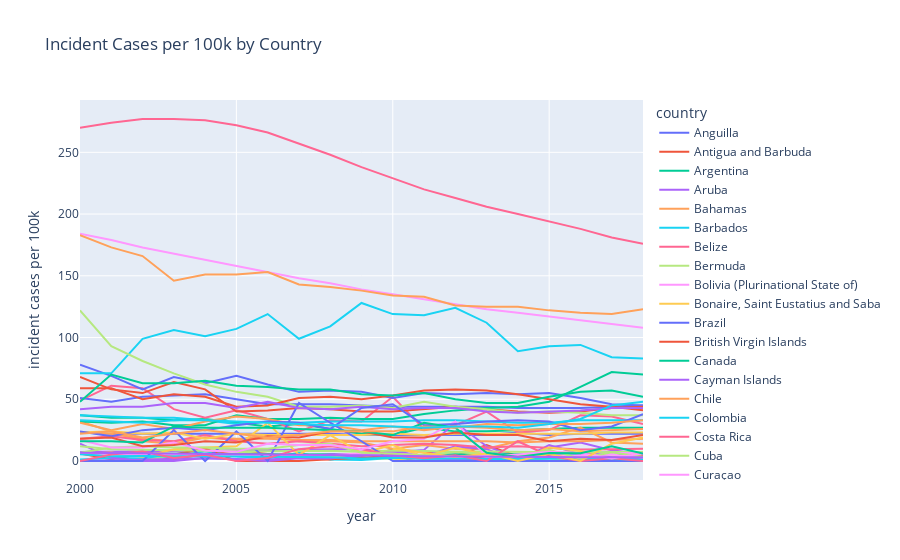

Source (notebook cell):
### Code cell
#country plot for just Americas
px.line(gyeAMR, x="year", y="incident cases per 100k", color="country", title="Incident Cases per 100k in America")

### Figure 1 — Plotly figure (JSON) as saved in the notebook; plotly's stock layout.template omitted (floating-point values rounded to 4 significant figures)
{"data": [{"hovertemplate": "country=Anguilla<br>year=%{x}<br>incident cases per 100k=%{y}<extra></extra>", "legendgroup": "Anguilla", "line": {"color": "#636efa", "dash": "solid"}, "mode": "lines", "name": "Anguilla", "showlegend": true, "type": "scatter", "x": [2000, 2001, 2002, 2003, 2004, 2005, 2006, 2007, 2008, 2009, 2010, 2011, 2012, 2013, 2014, 2015, 2016, 2017, 2018], "xaxis": "x", "y": [23, 22, 22, 22, 22, 22, 22, 22, 22, 21, 21, 21, 21, 21, 23, 21, 22, 22, 22], "yaxis": "y"}, {"hovertemplate": "country=Antigua and Barbuda<br>year=%{x}<br>incident cases per 100k=%{y}<extra></extra>", "legendgroup": "Antigua and Barbuda", "line": {"color": "#EF553B", "dash": "solid"}, "mode": "lines", "name": "Antigua and Barbuda", "showlegend": true, "type": "scatter", "x": [2000, 2001, 2002, 2003, 2004, 2005, 2006, 2007, 2008, 2009, 2010, 2011, 2012, 2013, 2014, 2015, 2016, 2017, 2018], "xaxis": "x", "y": [6.1, 1.5, 5.9, 1.5, 5.6, 8.5, 5.6, 2.7, 1.3, 4, 9.1, 7.7, 3.8, 13, 3.7, 4.9, 3.6, 1.2, 6], "yaxis": "y"}, {"hovertemplate": "country=Argentina<br>year=%{x}<br>incident cases per 100k=%{y}<extra></extra>", "legendgroup": "Argentina", "line": {"color": "#00cc96", "dash": "solid"}, "mode": "lines", "name": "Argentina", "showlegend": true, "type": "scatter", "x": [2000, 2001, 2002, 2003, 2004, 2005, 2006, 2007, 2008, 2009, 2010, 2011, 2012, 2013, 2014, 2015, 2016, 2017, 2018], "xaxis": "x", "y": [37, 35, 35, 33, 34, 31, 28, 30, 26, 22, 21, 27, 24, 24, 25, 26, 27, 27, 27], "yaxis": "y"}, {"hovertemplate": "country=Aruba<br>year=%{x}<br>incident cases per 100k=%{y}<extra></extra>", "legendgroup": "Aruba", "line": {"color": "#ab63fa", "dash": "solid"}, "mode": "lines", "name": "Aruba", "showlegend": true, "type": "scatter", "x": [2000, 2001, 2002, 2003, 2004, 2005, 2006, 2007, 2008, 2009, 2010, 2011, 2012, 2013, 2014, 2015, 2016, 2017, 2018], "xaxis": "x", "y": [7.3, 7.6, 7.8, 8.1, 8.4, 8.6, 8.9, 9.2, 9.4, 9.7, 6.8, 9, 31, 12, 2.2, 11, 15, 8.7, 5.4], "yaxis": "y"}, {"hovertemplate": "country=Bahamas<br>year=%{x}<br>incident cases per 100k=%{y}<extra></extra>", "legendgroup": "Bahamas", "line": {"color": "#FFA15A", "dash": "solid"}, "mode": "lines", "name": "Bahamas", "showlegend": true, "type": "scatter", "x": [2000, 2001, 2002, 2003, 2004, 2005, 2006, 2007, 2008, 2009, 2010, 2011, 2012, 2013, 2014, 2015, 2016, 2017, 2018], "xaxis": "x", "y": [32, 24, 16, 14, 19, 17, 21, 16, 16, 15, 10, 13, 10, 10, 16, 19, 27, 15, 14], "yaxis": "y"}, {"hovertemplate": "country=Barbados<br>year=%{x}<br>incident cases per 100k=%{y}<extra></extra>", "legendgroup": "Barbados", "line": {"color": "#19d3f3", "dash": "solid"}, "mode": "lines", "name": "Barbados", "showlegend": true, "type": "scatter", "x": [2000, 2001, 2002, 2003, 2004, 2005, 2006, 2007, 2008, 2009, 2010, 2011, 2012, 2013, 2014, 2015, 2016, 2017, 2018], "xaxis": "x", "y": [1.3, 2.5, 2.1, 3.6, 7.9, 3.9, 2.1, 6.6, 1.2, 0.82, 2.4, 0, 1.6, 1.6, 2, 0, 1.2, 0, 0.4], "yaxis": "y"}, {"hovertemplate": "country=Belize<br>year=%{x}<br>incident cases per 100k=%{y}<extra></extra>", "legendgroup": "Belize", "line": {"color": "#FF6692", "dash": "solid"}, "mode": "lines", "name": "Belize", "showlegend": true, "type": "scatter", "x": [2000, 2001, 2002, 2003, 2004, 2005, 2006, 2007, 2008, 2009, 2010, 2011, 2012, 2013, 2014, 2015, 2016, 2017, 2018], "xaxis": "x", "y": [49, 61, 59, 42, 35, 41, 34, 24, 33, 32, 52, 26, 29, 40, 23, 25, 37, 36, 30], "yaxis": "y"}, {"hovertemplate": "country=Bermuda<br>year=%{x}<br>incident cases per 100k=%{y}<extra></extra>", "legendgroup": "Bermuda", "line": {"color": "#B6E880", "dash": "solid"}, "mode": "lines", "name": "Bermuda", "showlegend": true, "type": "scatter", "x": [2000, 2001, 2002, 2003, 2004, 2005, 2006, 2007, 2008, 2009, 2010, 2011, 2012, 2013, 2014, 2015, 2016, 2017, 2018], "xaxis": "x", "y": [0, 0, 0, 5, 10, 7.4, 5.2, 4.5, 3.7, 2.8, 1.8, 1.8, 5.3, 0, 0, 0, 3.6, 3.6, 3.7], "yaxis": "y"}, {"hovertemplate": "country=Bolivia (Plurinational State of)<br>year=%{x}<br>incident cases per 100k=%{y}<extra></extra>", "legendgroup": "Bolivia (Plurinational State of)", "line": {"color": "#FF97FF", "dash": "solid"}, "mode": "lines", "name": "Bolivia (Plurinational State of)", "showlegend": true, "type": "scatter", "x": [2000, 2001, 2002, 2003, 2004, 2005, 2006, 2007, 2008, 2009, 2010, 2011, 2012, 2013, 2014, 2015, 2016, 2017, 2018], "xaxis": "x", "y": [184, 179, 173, 168, 163, 158, 153, 148, 144, 139, 135, 131, 127, 123, 120, 117, 114, 111, 108], "yaxis": "y"}, {"hovertemplate": "country=Bonaire, Saint Eustatius and Saba<br>year=%{x}<br>incident cases per 100k=%{y}<extra></extra>", "legendgroup": "Bonaire, Saint Eustatius and Saba", "line": {"color": "#FECB52", "dash": "solid"}, "mode": "lines", "name": "Bonaire, Saint Eustatius and Saba", "showlegend": true, "type": "scatter", "x": [2010, 2011, 2012, 2013, 2014, 2015, 2016, 2017, 2018], "xaxis": "x", "y": [0, 5.2, 0, 0, 0, 2.4, 4.6, 3.1, 3.4], "yaxis": "y"}, {"hovertemplate": "country=Brazil<br>year=%{x}<br>incident cases per 100k=%{y}<extra></extra>", "legendgroup": "Brazil", "line": {"color": "#636efa", "dash": "solid"}, "mode": "lines", "name": "Brazil", "showlegend": true, "type": "scatter", "x": [2000, 2001, 2002, 2003, 2004, 2005, 2006, 2007, 2008, 2009, 2010, 2011, 2012, 2013, 2014, 2015, 2016, 2017, 2018], "xaxis": "x", "y": [51, 48, 52, 53, 54, 50, 46, 46, 46, 45, 44, 44, 44, 44, 43, 43, 43, 44, 45], "yaxis": "y"}, {"hovertemplate": "country=British Virgin Islands<br>year=%{x}<br>incident cases per 100k=%{y}<extra></extra>", "legendgroup": "British Virgin Islands", "line": {"color": "#EF553B", "dash": "solid"}, "mode": "lines", "name": "British Virgin Islands", "showlegend": true, "type": "scatter", "x": [2000, 2001, 2002, 2003, 2004, 2005, 2006, 2007, 2008, 2009, 2010, 2011, 2012, 2013, 2014, 2015, 2016, 2017, 2018], "xaxis": "x", "y": [5.7, 5.6, 5.4, 5.3, 10, 0, 0, 0, 1.4, 2.8, 4.1, 0, 0, 4, 0, 0, 0, 1.9, 3.9], "yaxis": "y"}, {"hovertemplate": "country=Canada<br>year=%{x}<br>incident cases per 100k=%{y}<extra></extra>", "legendgroup": "Canada", "line": {"color": "#00cc96", "dash": "solid"}, "mode": "lines", "name": "Canada", "showlegend": true, "type": "scatter", "x": [2000, 2001, 2002, 2003, 2004, 2005, 2006, 2007, 2008, 2009, 2010, 2011, 2012, 2013, 2014, 2015, 2016, 2017, 2018], "xaxis": "x", "y": [6.5, 6.6, 6.1, 5.9, 5.6, 5.5, 5.4, 5.3, 5.4, 5.3, 4.6, 4.8, 5.4, 5.3, 5.1, 5.2, 5.5, 5.6, 5.6], "yaxis": "y"}, {"hovertemplate": "country=Cayman Islands<br>year=%{x}<br>incident cases per 100k=%{y}<extra></extra>", "legendgroup": "Cayman Islands", "line": {"color": "#ab63fa", "dash": "solid"}, "mode": "lines", "name": "Cayman Islands", "showlegend": true, "type": "scatter", "x": [2000, 2001, 2002, 2003, 2004, 2005, 2006, 2007, 2008, 2009, 2010, 2011, 2012, 2013, 2014, 2015, 2016, 2017, 2018], "xaxis": "x", "y": [14, 2.6, 0, 0, 2.4, 0.98, 0, 2.2, 2.1, 4.2, 8.1, 4, 12, 9.6, 0, 13, 5.5, 7.3, 5.4], "yaxis": "y"}, {"hovertemplate": "country=Chile<br>year=%{x}<br>incident cases per 100k=%{y}<extra></extra>", "legendgroup": "Chile", "line": {"color": "#FFA15A", "dash": "solid"}, "mode": "lines", "name": "Chile", "showlegend": true, "type": "scatter", "x": [2000, 2001, 2002, 2003, 2004, 2005, 2006, 2007, 2008, 2009, 2010, 2011, 2012, 2013, 2014, 2015, 2016, 2017, 2018], "xaxis": "x", "y": [23, 22, 18, 16, 19, 18, 18, 17, 17, 16, 16, 16, 16, 16, 15, 16, 16, 17, 18], "yaxis": "y"}, {"hovertemplate": "country=Colombia<br>year=%{x}<br>incident cases per 100k=%{y}<extra></extra>", "legendgroup": "Colombia", "line": {"color": "#19d3f3", "dash": "solid"}, "mode": "lines", "name": "Colombia", "showlegend": true, "type": "scatter", "x": [2000, 2001, 2002, 2003, 2004, 2005, 2006, 2007, 2008, 2009, 2010, 2011, 2012, 2013, 2014, 2015, 2016, 2017, 2018], "xaxis": "x", "y": [37, 36, 35, 35, 33, 30, 32, 31, 32, 32, 32, 33, 33, 32, 31, 31, 33, 33, 33], "yaxis": "y"}, {"hovertemplate": "country=Costa Rica<br>year=%{x}<br>incident cases per 100k=%{y}<extra></extra>", "legendgroup": "Costa Rica", "line": {"color": "#FF6692", "dash": "solid"}, "mode": "lines", "name": "Costa Rica", "showlegend": true, "type": "scatter", "x": [2000, 2001, 2002, 2003, 2004, 2005, 2006, 2007, 2008, 2009, 2010, 2011, 2012, 2013, 2014, 2015, 2016, 2017, 2018], "xaxis": "x", "y": [18, 20, 17, 16, 21, 16, 14, 16, 14, 12, 13, 14, 13, 11, 12, 11, 9.4, 9.6, 10], "yaxis": "y"}, {"hovertemplate": "country=Cuba<br>year=%{x}<br>incident cases per 100k=%{y}<extra></extra>", "legendgroup": "Cuba", "line": {"color": "#B6E880", "dash": "solid"}, "mode": "lines", "name": "Cuba", "showlegend": true, "type": "scatter", "x": [2000, 2001, 2002, 2003, 2004, 2005, 2006, 2007, 2008, 2009, 2010, 2011, 2012, 2013, 2014, 2015, 2016, 2017, 2018], "xaxis": "x", "y": [12, 9.5, 9.2, 8.6, 8, 7.9, 7.8, 7.8, 8.4, 7.3, 8.5, 8.2, 7.5, 7.7, 7.4, 7.1, 6.9, 7.2, 7.2], "yaxis": "y"}, {"hovertemplate": "country=Curaçao<br>year=%{x}<br>incident cases per 100k=%{y}<extra></extra>", "legendgroup": "Curaçao", "line": {"color": "#FF97FF", "dash": "solid"}, "mode": "lines", "name": "Curaçao", "showlegend": true, "type": "scatter", "x": [2010, 2011, 2012, 2013, 2014, 2015, 2016, 2017, 2018], "xaxis": "x", "y": [3.9, 0.76, 0.74, 1.5, 3.6, 5.8, 2.9, 6.4, 6.4], "yaxis": "y"}, {"hovertemplate": "country=Dominica<br>year=%{x}<br>incident cases per 100k=%{y}<extra></extra>", "legendgroup": "Dominica", "line": {"color": "#FECB52", "dash": "solid"}, "mode": "lines", "name": "Dominica", "showlegend": true, "type": "scatter", "x": [2000, 2001, 2002, 2003, 2004, 2005, 2006, 2007, 2008, 2009, 2010, 2011, 2012, 2013, 2014, 2015, 2016, 2017, 2018], "xaxis": "x", "y": [5.7, 6.9, 3.3, 9.5, 11, 12, 31, 4.9, 21, 6.5, 13, 3.2, 11, 4.9, 1.6, 11, 8.1, 1.6, 6.4], "yaxis": "y"}, {"hovertemplate": "country=Dominican Republic<br>year=%{x}<br>incident cases per 100k=%{y}<extra></extra>", "legendgroup": "Dominican Republic", "line": {"color": "#636efa", "dash": "solid"}, "mode": "lines", "name": "Dominican Republic", "showlegend": true, "type": "scatter", "x": [2000, 2001, 2002, 2003, 2004, 2005, 2006, 2007, 2008, 2009, 2010, 2011, 2012, 2013, 2014, 2015, 2016, 2017, 2018], "xaxis": "x", "y": [78, 69, 58, 68, 63, 69, 62, 56, 57, 56, 51, 55, 54, 55, 54, 55, 51, 46, 45], "yaxis": "y"}, {"hovertemplate": "country=Ecuador<br>year=%{x}<br>incident cases per 100k=%{y}<extra></extra>", "legendgroup": "Ecuador", "line": {"color": "#EF553B", "dash": "solid"}, "mode": "lines", "name": "Ecuador", "showlegend": true, "type": "scatter", "x": [2000, 2001, 2002, 2003, 2004, 2005, 2006, 2007, 2008, 2009, 2010, 2011, 2012, 2013, 2014, 2015, 2016, 2017, 2018], "xaxis": "x", "y": [68, 58, 55, 64, 58, 40, 41, 43, 42, 40, 40, 42, 44, 42, 40, 39, 40, 43, 44], "yaxis": "y"}, {"hovertemplate": "country=El Salvador<br>year=%{x}<br>incident cases per 100k=%{y}<extra></extra>", "legendgroup": "El Salvador", "line": {"color": "#00cc96", "dash": "solid"}, "mode": "lines", "name": "El Salvador", "showlegend": true, "type": "scatter", "x": [2000, 2001, 2002, 2003, 2004, 2005, 2006, 2007, 2008, 2009, 2010, 2011, 2012, 2013, 2014, 2015, 2016, 2017, 2018], "xaxis": "x", "y": [32, 31, 32, 29, 29, 37, 34, 34, 35, 34, 34, 38, 41, 43, 44, 48, 60, 72, 70], "yaxis": "y"}, {"hovertemplate": "country=Grenada<br>year=%{x}<br>incident cases per 100k=%{y}<extra></extra>", "legendgroup": "Grenada", "line": {"color": "#ab63fa", "dash": "solid"}, "mode": "lines", "name": "Grenada", "showlegend": true, "type": "scatter", "x": [2000, 2001, 2002, 2003, 2004, 2005, 2006, 2007, 2008, 2009, 2010, 2011, 2012, 2013, 2014, 2015, 2016, 2017, 2018], "xaxis": "x", "y": [0, 0.55, 1.1, 2.2, 2.2, 1.7, 1.1, 3.3, 5.5, 5.4, 4.3, 2.2, 1.1, 0.54, 0, 5.2, 6.3, 3.1, 2.1], "yaxis": "y"}, {"hovertemplate": "country=Guatemala<br>year=%{x}<br>incident cases per 100k=%{y}<extra></extra>", "legendgroup": "Guatemala", "line": {"color": "#FFA15A", "dash": "solid"}, "mode": "lines", "name": "Guatemala", "showlegend": true, "type": "scatter", "x": [2000, 2001, 2002, 2003, 2004, 2005, 2006, 2007, 2008, 2009, 2010, 2011, 2012, 2013, 2014, 2015, 2016, 2017, 2018], "xaxis": "x", "y": [31, 25, 30, 26, 32, 36, 34, 29, 29, 25, 28, 25, 28, 27, 25, 26, 24, 25, 26], "yaxis": "y"}, {"hovertemplate": "country=Guyana<br>year=%{x}<br>incident cases per 100k=%{y}<extra></extra>", "legendgroup": "Guyana", "line": {"color": "#19d3f3", "dash": "solid"}, "mode": "lines", "name": "Guyana", "showlegend": true, "type": "scatter", "x": [2000, 2001, 2002, 2003, 2004, 2005, 2006, 2007, 2008, 2009, 2010, 2011, 2012, 2013, 2014, 2015, 2016, 2017, 2018], "xaxis": "x", "y": [71, 71, 99, 106, 101, 107, 119, 99, 109, 128, 119, 118, 124, 112, 89, 93, 94, 84, 83], "yaxis": "y"}, {"hovertemplate": "country=Haiti<br>year=%{x}<br>incident cases per 100k=%{y}<extra></extra>", "legendgroup": "Haiti", "line": {"color": "#FF6692", "dash": "solid"}, "mode": "lines", "name": "Haiti", "showlegend": true, "type": "scatter", "x": [2000, 2001, 2002, 2003, 2004, 2005, 2006, 2007, 2008, 2009, 2010, 2011, 2012, 2013, 2014, 2015, 2016, 2017, 2018], "xaxis": "x", "y": [270, 274, 277, 277, 276, 272, 266, 257, 248, 238, 229, 220, 213, 206, 200, 194, 188, 181, 176], "yaxis": "y"}, {"hovertemplate": "country=Honduras<br>year=%{x}<br>incident cases per 100k=%{y}<extra></extra>", "legendgroup": "Honduras", "line": {"color": "#B6E880", "dash": "solid"}, "mode": "lines", "name": "Honduras", "showlegend": true, "type": "scatter", "x": [2000, 2001, 2002, 2003, 2004, 2005, 2006, 2007, 2008, 2009, 2010, 2011, 2012, 2013, 2014, 2015, 2016, 2017, 2018], "xaxis": "x", "y": [122, 93, 81, 71, 62, 56, 52, 44, 44, 45, 43, 48, 44, 42, 39, 40, 39, 37, 37], "yaxis": "y"}, {"hovertemplate": "country=Jamaica<br>year=%{x}<br>incident cases per 100k=%{y}<extra></extra>", "legendgroup": "Jamaica", "line": {"color": "#FF97FF", "dash": "solid"}, "mode": "lines", "name": "Jamaica", "showlegend": true, "type": "scatter", "x": [2000, 2001, 2002, 2003, 2004, 2005, 2006, 2007, 2008, 2009, 2010, 2011, 2012, 2013, 2014, 2015, 2016, 2017, 2018], "xaxis": "x", "y": [6, 5.7, 4.9, 5.5, 5.3, 4.1, 4.3, 4.7, 4.7, 6.2, 5.8, 4.6, 4, 4.2, 3.7, 4.5, 4.4, 5.2, 2.9], "yaxis": "y"}, {"hovertemplate": "country=Mexico<br>year=%{x}<br>incident cases per 100k=%{y}<extra></extra>", "legendgroup": "Mexico", "line": {"color": "#FECB52", "dash": "solid"}, "mode": "lines", "name": "Mexico", "showlegend": true, "type": "scatter", "x": [2000, 2001, 2002, 2003, 2004, 2005, 2006, 2007, 2008, 2009, 2010, 2011, 2012, 2013, 2014, 2015, 2016, 2017, 2018], "xaxis": "x", "y": [23, 24, 22, 23, 18, 22, 21, 21, 21, 21, 22, 21, 22, 22, 22, 22, 22, 23, 23], "yaxis": "y"}, {"hovertemplate": "country=Montserrat<br>year=%{x}<br>incident cases per 100k=%{y}<extra></extra>", "legendgroup": "Montserrat", "line": {"color": "#636efa", "dash": "solid"}, "mode": "lines", "name": "Montserrat", "showlegend": true, "type": "scatter", "x": [2000, 2001, 2002, 2003, 2004, 2005, 2006, 2007, 2008, 2009, 2010, 2011, 2012, 2013, 2014, 2015, 2016, 2017, 2018], "xaxis": "x", "y": [0, 0, 0, 25, 0, 24, 0, 47, 31, 16, 0, 0, 0, 0, 0, 0, 0, 0, 0], "yaxis": "y"}, {"hovertemplate": "country=Nicaragua<br>year=%{x}<br>incident cases per 100k=%{y}<extra></extra>", "legendgroup": "Nicaragua", "line": {"color": "#EF553B", "dash": "solid"}, "mode": "lines", "name": "Nicaragua", "showlegend": true, "type": "scatter", "x": [2000, 2001, 2002, 2003, 2004, 2005, 2006, 2007, 2008, 2009, 2010, 2011, 2012, 2013, 2014, 2015, 2016, 2017, 2018], "xaxis": "x", "y": [59, 59, 50, 54, 52, 44, 45, 51, 52, 50, 53, 57, 58, 57, 54, 50, 46, 44, 41], "yaxis": "y"}, {"hovertemplate": "country=Panama<br>year=%{x}<br>incident cases per 100k=%{y}<extra></extra>", "legendgroup": "Panama", "line": {"color": "#00cc96", "dash": "solid"}, "mode": "lines", "name": "Panama", "showlegend": true, "type": "scatter", "x": [2000, 2001, 2002, 2003, 2004, 2005, 2006, 2007, 2008, 2009, 2010, 2011, 2012, 2013, 2014, 2015, 2016, 2017, 2018], "xaxis": "x", "y": [48, 70, 63, 63, 65, 61, 60, 58, 58, 54, 53, 55, 50, 47, 47, 52, 56, 57, 52], "yaxis": "y"}, {"hovertemplate": "country=Paraguay<br>year=%{x}<br>incident cases per 100k=%{y}<extra></extra>", "legendgroup": "Paraguay", "line": {"color": "#ab63fa", "dash": "solid"}, "mode": "lines", "name": "Paraguay", "showlegend": true, "type": "scatter", "x": [2000, 2001, 2002, 2003, 2004, 2005, 2006, 2007, 2008, 2009, 2010, 2011, 2012, 2013, 2014, 2015, 2016, 2017, 2018], "xaxis": "x", "y": [42, 44, 44, 47, 47, 43, 48, 43, 42, 44, 42, 43, 43, 40, 39, 40, 41, 43, 43], "yaxis": "y"}, {"hovertemplate": "country=Peru<br>year=%{x}<br>incident cases per 100k=%{y}<extra></extra>", "legendgroup": "Peru", "line": {"color": "#FFA15A", "dash": "solid"}, "mode": "lines", "name": "Peru", "showlegend": true, "type": "scatter", "x": [2000, 2001, 2002, 2003, 2004, 2005, 2006, 2007, 2008, 2009, 2010, 2011, 2012, 2013, 2014, 2015, 2016, 2017, 2018], "xaxis": "x", "y": [183, 173, 166, 146, 151, 151, 153, 143, 141, 138, 134, 133, 126, 125, 125, 122, 120, 119, 123], "yaxis": "y"}, {"hovertemplate": "country=Puerto Rico<br>year=%{x}<br>incident cases per 100k=%{y}<extra></extra>", "legendgroup": "Puerto Rico", "line": {"color": "#19d3f3", "dash": "solid"}, "mode": "lines", "name": "Puerto Rico", "showlegend": true, "type": "scatter", "x": [2000, 2001, 2002, 2003, 2004, 2005, 2006, 2007, 2008, 2009, 2010, 2011, 2012, 2013, 2014, 2015, 2016, 2017, 2018], "xaxis": "x", "y": [5.5, 3.8, 4, 3.6, 3.9, 3.6, 3.6, 3.1, 3, 2, 2.6, 1.6, 2.3, 1.6, 1.5, 1.8, 2.3, 1.4, 0.95], "yaxis": "y"}, {"hovertemplate": "country=Saint Kitts and Nevis<br>year=%{x}<br>incident cases per 100k=%{y}<extra></extra>", "legendgroup": "Saint Kitts and Nevis", "line": {"color": "#FF6692", "dash": "solid"}, "mode": "lines", "name": "Saint Kitts and Nevis", "showlegend": true, "type": "scatter", "x": [2000, 2001, 2002, 2003, 2004, 2005, 2006, 2007, 2008, 2009, 2010, 2011, 2012, 2013, 2014, 2015, 2016, 2017, 2018], "xaxis": "x", "y": [0, 5.2, 7.6, 2.5, 5, 0, 2.4, 9.6, 12, 9.5, 4.7, 2.3, 4.6, 0, 16, 4.1, 0, 2.2, 0], "yaxis": "y"}, {"hovertemplate": "country=Saint Lucia<br>year=%{x}<br>incident cases per 100k=%{y}<extra></extra>", "legendgroup": "Saint Lucia", "line": {"color": "#B6E880", "dash": "solid"}, "mode": "lines", "name": "Saint Lucia", "showlegend": true, "type": "scatter", "x": [2000, 2001, 2002, 2003, 2004, 2005, 2006, 2007, 2008, 2009, 2010, 2011, 2012, 2013, 2014, 2015, 2016, 2017, 2018], "xaxis": "x", "y": [6.6, 11, 12, 11, 11, 9.9, 10, 13, 14, 6.7, 5.9, 4.6, 7.2, 5.8, 3.9, 9, 1.9, 7, 3.2], "yaxis": "y"}, {"hovertemplate": "country=Saint Vincent and the Grenadines<br>year=%{x}<br>incident cases per 100k=%{y}<extra></extra>", "legendgroup": "Saint Vincent and the Grenadines", "line": {"color": "#FF97FF", "dash": "solid"}, "mode": "lines", "name": "Saint Vincent and the Grenadines", "showlegend": true, "type": "scatter", "x": [2000, 2001, 2002, 2003, 2004, 2005, 2006, 2007, 2008, 2009, 2010, 2011, 2012, 2013, 2014, 2015, 2016, 2017, 2018], "xaxis": "x", "y": [17, 11, 11, 15, 8.5, 7.4, 14, 13, 13, 9.6, 16, 18, 32, 3.2, 5.3, 7.4, 6.3, 2.1, 6.3], "yaxis": "y"}, {"hovertemplate": "country=Sint Maarten (Dutch part)<br>year=%{x}<br>incident cases per 100k=%{y}<extra></extra>", "legendgroup": "Sint Maarten (Dutch part)", "line": {"color": "#FECB52", "dash": "solid"}, "mode": "lines", "name": "Sint Maarten (Dutch part)", "showlegend": true, "type": "scatter", "x": [2010, 2011, 2012, 2013, 2014, 2015, 2016, 2017, 2018], "xaxis": "x", "y": [10, 6.6, 3.2, 6.1, 0, 5.8, 0, 14, 19], "yaxis": "y"}, {"hovertemplate": "country=Suriname<br>year=%{x}<br>incident cases per 100k=%{y}<extra></extra>", "legendgroup": "Suriname", "line": {"color": "#636efa", "dash": "solid"}, "mode": "lines", "name": "Suriname", "showlegend": true, "type": "scatter", "x": [2000, 2001, 2002, 2003, 2004, 2005, 2006, 2007, 2008, 2009, 2010, 2011, 2012, 2013, 2014, 2015, 2016, 2017, 2018], "xaxis": "x", "y": [24, 20, 25, 27, 25, 29, 32, 31, 26, 43, 46, 29, 30, 32, 33, 32, 25, 28, 38], "yaxis": "y"}, {"hovertemplate": "country=Trinidad and Tobago<br>year=%{x}<br>incident cases per 100k=%{y}<extra></extra>", "legendgroup": "Trinidad and Tobago", "line": {"color": "#EF553B", "dash": "solid"}, "mode": "lines", "name": "Trinidad and Tobago", "showlegend": true, "type": "scatter", "x": [2000, 2001, 2002, 2003, 2004, 2005, 2006, 2007, 2008, 2009, 2010, 2011, 2012, 2013, 2014, 2015, 2016, 2017, 2018], "xaxis": "x", "y": [18, 19, 12, 13, 16, 15, 20, 19, 24, 24, 19, 19, 23, 21, 21, 16, 18, 17, 21], "yaxis": "y"}, {"hovertemplate": "country=Turks and Caicos Islands<br>year=%{x}<br>incident cases per 100k=%{y}<extra></extra>", "legendgroup": "Turks and Caicos Islands", "line": {"color": "#00cc96", "dash": "solid"}, "mode": "lines", "name": "Turks and Caicos Islands", "showlegend": true, "type": "scatter", "x": [2000, 2001, 2002, 2003, 2004, 2005, 2006, 2007, 2008, 2009, 2010, 2011, 2012, 2013, 2014, 2015, 2016, 2017, 2018], "xaxis": "x", "y": [16, 16, 15, 28, 27, 27, 27, 26, 25, 24, 21, 31, 27, 6.6, 3.3, 6.4, 6.3, 12, 6.1], "yaxis": "y"}, {"hovertemplate": "country=United States of America<br>year=%{x}<br>incident cases per 100k=%{y}<extra></extra>", "legendgroup": "United States of America", "line": {"color": "#ab63fa", "dash": "solid"}, "mode": "lines", "name": "United States of America", "showlegend": true, "type": "scatter", "x": [2000, 2001, 2002, 2003, 2004, 2005, 2006, 2007, 2008, 2009, 2010, 2011, 2012, 2013, 2014, 2015, 2016, 2017, 2018], "xaxis": "x", "y": [6.7, 6.4, 6, 5.9, 5.7, 5.5, 5.3, 5.1, 4.9, 4.3, 4.2, 3.9, 3.6, 3.3, 3.2, 3.2, 3.1, 3.1, 3], "yaxis": "y"}, {"hovertemplate": "country=Uruguay<br>year=%{x}<br>incident cases per 100k=%{y}<extra></extra>", "legendgroup": "Uruguay", "line": {"color": "#FFA15A", "dash": "solid"}, "mode": "lines", "name": "Uruguay", "showlegend": true, "type": "scatter", "x": [2000, 2001, 2002, 2003, 2004, 2005, 2006, 2007, 2008, 2009, 2010, 2011, 2012, 2013, 2014, 2015, 2016, 2017, 2018], "xaxis": "x", "y": [22, 24, 19, 22, 25, 22, 19, 21, 24, 24, 24, 28, 27, 30, 29, 30, 30, 31, 33], "yaxis": "y"}, {"hovertemplate": "country=Venezuela (Bolivarian Republic of)<br>year=%{x}<br>incident cases per 100k=%{y}<extra></extra>", "legendgroup": "Venezuela (Bolivarian Republic of)", "line": {"color": "#19d3f3", "dash": "solid"}, "mode": "lines", "name": "Venezuela (Bolivarian Republic of)", "showlegend": true, "type": "scatter", "x": [2000, 2001, 2002, 2003, 2004, 2005, 2006, 2007, 2008, 2009, 2010, 2011, 2012, 2013, 2014, 2015, 2016, 2017, 2018], "xaxis": "x", "y": [33, 32, 31, 33, 33, 32, 31, 30, 29, 29, 28, 27, 28, 28, 27, 30, 34, 45, 48], "yaxis": "y"}], "layout": {"legend": {"title": {"text": "country"}, "tracegroupgap": 0}, "title": {"text": "Incident Cases per 100k by Country"}, "xaxis": {"anchor": "y", "domain": [0, 1], "title": {"text": "year"}}, "yaxis": {"anchor": "x", "domain": [0, 1], "title": {"text": "incident cases per 100k"}}}}
